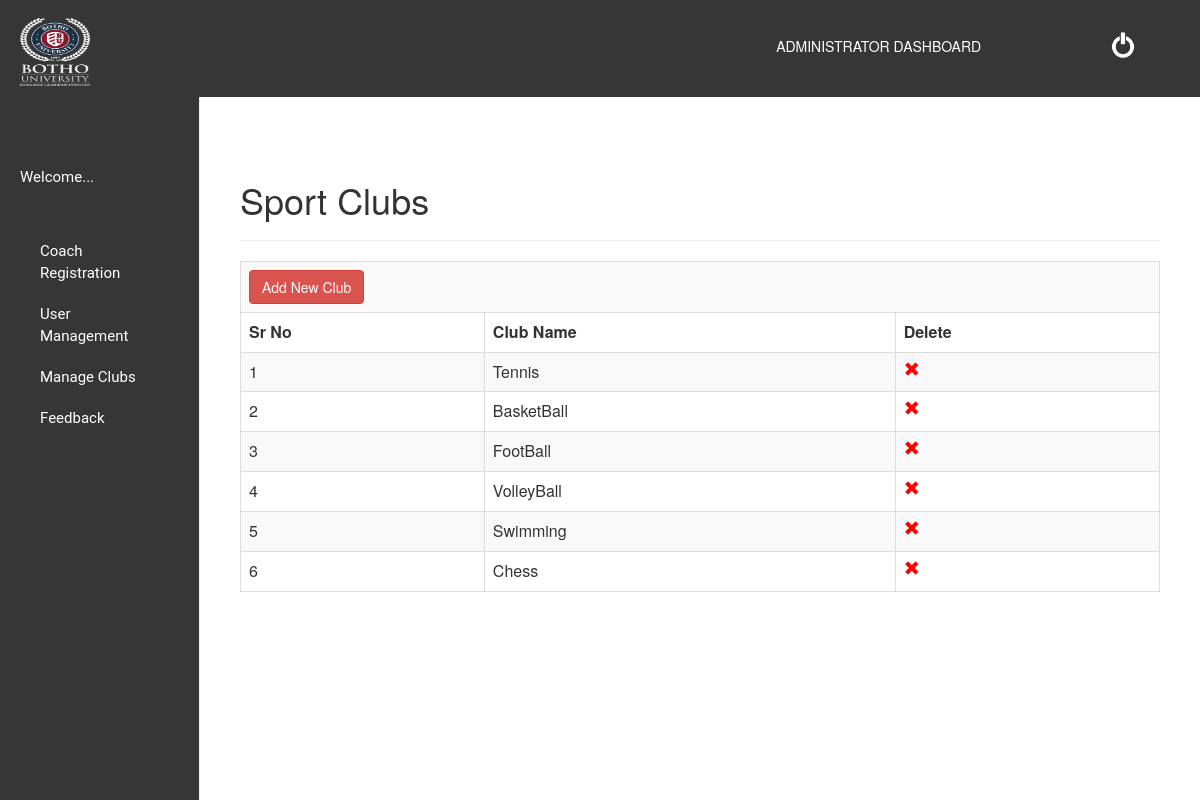
Screenshot of /admin/dashboard.php?option=club with the database file from the repository.
### tables this page shows
CREATE TABLE `clubs` (
  `Club_ID` int(12) NOT NULL,
  `ClubName` varchar(50) NOT NULL
);

### admin/clubManage.php (the view, shortened to what this page needs)
<table class="table table-bordered table-striped table-hover">
	<h1>Sport Clubs</h1><hr>
	<tr>
	<td colspan="8"><a href="dashboard.php?option=add_club" class="btn btn-danger">Add New Club</a></td>
	</tr>
	<tr style="height:40">
		<th>Sr No</th>
		<th>Club Name</th>
		<th>Delete</th>
	</tr>
<?php
$i=1;
$sql=mysqli_query($conn,"select * from Clubs ");
while($res=mysqli_fetch_assoc($sql))
{
$id=$res['Club_ID'];
?>
<tr>
		<td><?php echo $i;$i++; ?></td>
		<td><?php echo $res['ClubName']; ?></td>
		<td><a href="#" onclick="delRoom('<?php echo $id; ?>')"><span class="glyphicon glyphicon-remove" style='color:red'></span></a></td>
	</tr>
<?php
}
?>
</table>

### admin/dashboard.css (style rules this page uses)
body { padding-top: 100px; }

### rows the page displays
clubs: ClubName "Tennis"
clubs: ClubName "BasketBall"
clubs: ClubName "FootBall"
clubs: ClubName "VolleyBall"
clubs: ClubName "Swimming"
clubs: ClubName "Chess"
